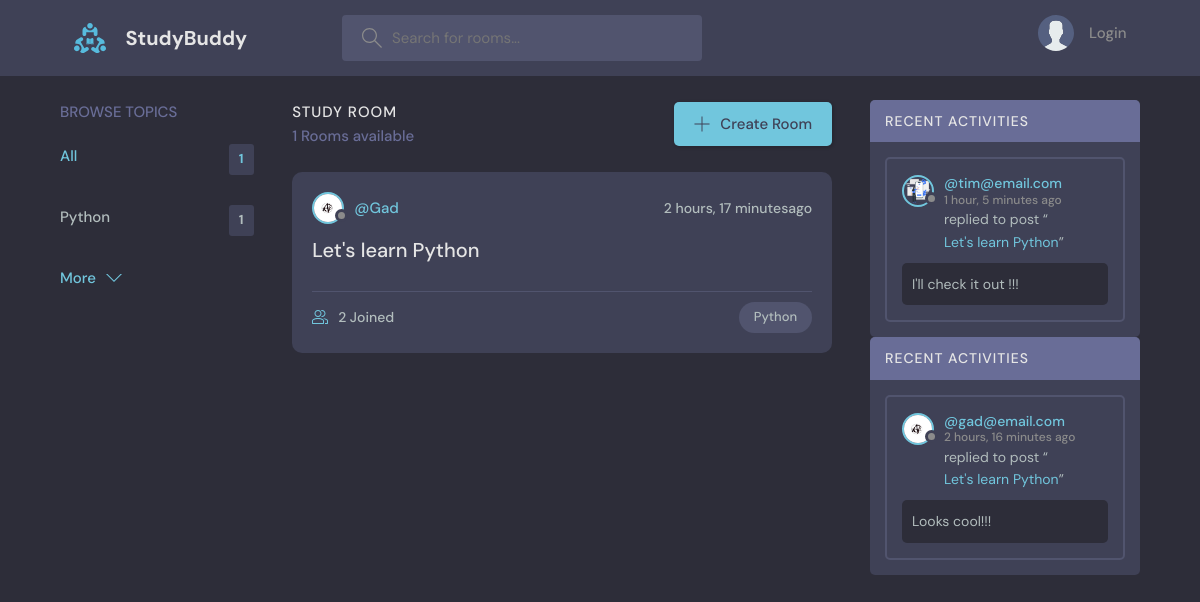
The page / on the database its author committed.
### base/models.py (models this page shows, shortened)
class Topic(models.Model):
    name = models.CharField(max_length=200)

class Room(models.Model):
    host = models.ForeignKey(User, on_delete=models.SET_NULL, null=True)
    topic = models.ForeignKey(Topic, on_delete=models.SET_NULL, null=True)
    name = models.CharField(max_length=200)
    participants = models.ManyToManyField(
        User, related_name="participants",  blank=True)
    description = models.TextField(null=True, blank=True)
    updated = models.DateTimeField(auto_now=True)
    created = models.DateTimeField(auto_now_add=True)
    class Meta:
        ordering = ['-updated', '-created']

class User(AbstractUser):
    name = models.CharField(max_length=200, null=True)
    email = models.EmailField(unique=True)
    bio = models.TextField(null=True)
    avatar = models.ImageField(null=True, default='avatar.svg')
    USERNAME_FIELD = 'email'
    REQUIRED_FIELDS = []

class Message(models.Model):
    user = models.ForeignKey(User, on_delete=models.CASCADE)
    room = models.ForeignKey(Room, on_delete=models.CASCADE)
    body = models.TextField()
    updated = models.DateTimeField(auto_now=True)
    created = models.DateTimeField(auto_now_add=True)
    class Meta:
        ordering = ['-updated', '-created']

### base/views.py (the view)
# urls.py: path('', views.home, name='home'),
def home(request):
    q = request.GET.get('q') if request.GET.get('q') != None else ''
    rooms = Room.objects.filter(
        Q(topic__name__icontains=q) |
        Q(name__icontains=q) |
        Q(description__icontains=q)
    )
    rooms_count = rooms.count()
    topics = Topic.objects.all()[0:5]
    room_messages = Message.objects.filter(Q(
        room__topic__name__icontains=q
    ))
    context = {
        'rooms': rooms,
        'topics': topics,
        'rooms_count': rooms_count,
        'room_messages': room_messages
    }
    return render(request, 'base/home.html', context)

### base/templates/base/home.html (shortened to what this page needs)
{% extends "main.html" %}
{% block content %}
	<main class="layout layout--3">
		<div
			class="container">
			{% include "base/topics_component.html" %}
				<div class="roomList">
				<div class="roomList__header">
					<div>
						<h2>Study Room</h2>
						<p>{{ rooms_count }}
							Rooms available</p>
					</div>
					<a class="btn btn--main" href="{% url 'app_create_room' %}">
						<svg version="1.1" xmlns="http://www.w3.org/2000/svg" width="32" height="32" viewbox="0 0 32 32">
							<title>add</title>
							<path d="M16.943 0.943h-1.885v14.115h-14.115v1.885h14.115v14.115h1.885v-14.115h14.115v-1.885h-14.115v-14.115z"></path>
						</svg>
						Create Room
					</a>
				</div>
				{% include "base/feed_component.html" %}
			</div>
			{% include "base/activity_component.html" %}
		</div>
	</main>
{% endblock %}

### base/templates/base/topics_component.html
<div class="topics">
	<div class="topics__header">
		<h2>Browse Topics</h2>
	</div>
	<ul class="topics__list">
		<li>
			<a href="{% url 'home' %}" class="active">All
				<span>{{ topics.count }}</span>
			</a>
		</li>
		{% for topic in topics %}
			<li>
				<a href="{% url 'home' %}?q={{ topic.name }}">{{ topic.name }}
					<span>{{ topic.room_set.all.count }}</span>
				</a>
			</li>
		{% endfor %}
	</ul>
	<a class="btn btn--link" href="{% url 'app_topics' %}">
		More
		<svg version="1.1" xmlns="http://www.w3.org/2000/svg" width="32" height="32" viewbox="0 0 32 32">
			<title>chevron-down</title>
			<path d="M16 21l-13-13h-3l16 16 16-16h-3l-13 13z"></path>
		</svg>
	</a>
</div>

### base/templates/base/feed_component.html (shortened to what this page needs)
{% for room in rooms %}
	<div class="roomListRoom">
		<div class="roomListRoom__header">
			<a href="{% url 'app_user_profile' room.host.id %}" class="roomListRoom__author">
				<div class="avatar avatar--small">
					<img src="{{ room.host.avatar.url }}"/>
				</div>
				<span>@{{ room.host.username }}</span>
			</a>
			<div class="roomListRoom__actions">
				<span>{{ room.created|timesince }}ago</span>
			</div>
		</div>
		<div class="roomListRoom__content">
			<a href="{% url 'room' room.id %}">{{ room.name }}</a>
		</div>
		<div class="roomListRoom__meta">
			<a href="{% url 'room' room.id %}" class="roomListRoom__joined">
				{{ room.participants.all.count }}
				Joined
			</a>
			<p class="roomListRoom__topic">{{ room.topic.name }}</p>
		</div>
	</div>
{% endfor %}

### base/templates/base/activity_component.html (shortened to what this page needs)
<div>
  {% for message in room_messages %}
  <div class="activities">
    <div class="activities__header">
      <h2>Recent Activities</h2>
    </div>
    <div class="activities__box">
      <div class="activities__boxHeader roomListRoom__header">
        <a
          href="{% url 'app_user_profile' message.user.id %}"
          class="roomListRoom__author"
        >
          <div class="avatar avatar--small">
            <img src="{{ message.user.avatar.url }}" />
          </div>
          <p>
            @{{ message.user }}
            <span>{{ message.created|timesince }} ago</span>
          </p>
        </a>
      </div>
      <div class="activities__boxContent">
        <p>
          replied to post “<a href="{% url 'room' message.room.id %}"
            >{{ message.room.name }}</a
          >”
        </p>
        <div class="activities__boxRoomContent">{{ message.body }}</div>
      </div>
    </div>
  </div>
  {% endfor %}
</div>

### rows shown on the page
Topic: name "Python", room_set.all.count "1"
Room: host.avatar (picture), host.username "Gad", created "2 hours, 17 minutes", name "Let's learn Python", participants.all.count "2", topic.name "Python"
Message: user.avatar (picture), user "tim@email.com", created "1 hour, 5 minutes", room.name "Let's learn Python", body "I'll check it out !!!"
Message: user.avatar (picture), user "gad@email.com", created "2 hours, 16 minutes", room.name "Let's learn Python", body "Looks cool!!!"

### other values the page prints
{{ topics.count }} "1"
{{ rooms_count }} "1"
